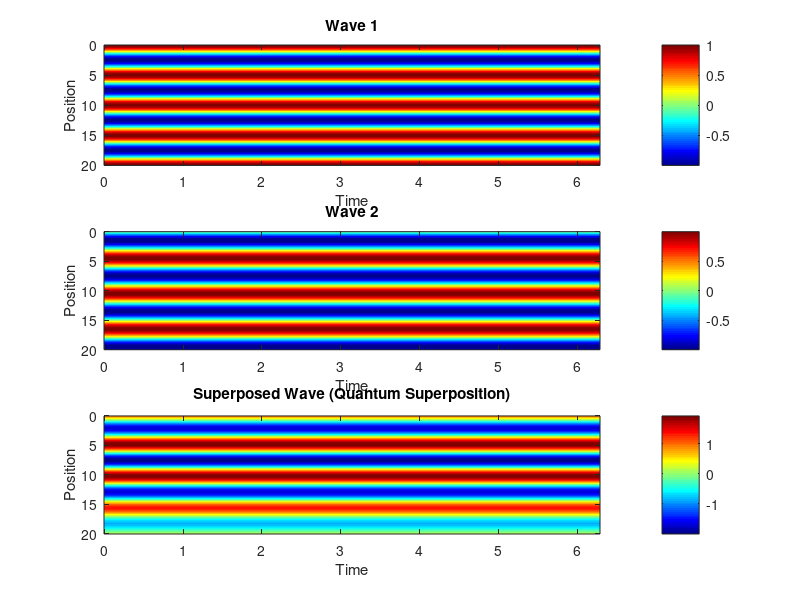

MATLAB code to generate this figure: (Note: this script raises an error after producing the figure.)
% Parameters
A1 = 1; % Amplitude of the first wave
A2 = 1; % Amplitude of the second wave
k1 = 2*pi/5; % Wavenumber of the first wave
k2 = 2*pi/6; % Wavenumber of the second wave
phi1 = 0; % Phase of the first wave
phi2 = pi/2; % Phase of the second wave

% Time and space vectors
t = linspace(0, 2*pi, 1000);
x = linspace(0, 20, 1000);
[T, X] = meshgrid(t, x);

% Calculate individual waves
wave1 = A1 * cos(k1*X + phi1);
wave2 = A2 * cos(k2*X + phi2);

% Superposition of the two waves
superposed_wave = wave1 + wave2;

% Plot the waves and the superposed wave
figure;
subplot(3, 1, 1);
imagesc(t, x, wave1);
colormap('jet');
colorbar;
title('Wave 1');
xlabel('Time');
ylabel('Position');

subplot(3, 1, 2);
imagesc(t, x, wave2);
colormap('jet');
colorbar;
title('Wave 2');
xlabel('Time');
ylabel('Position');

subplot(3, 1, 3);
imagesc(t, x, superposed_wave);
colormap('jet');
colorbar;
title('Superposed Wave (Quantum Superposition)');
xlabel('Time');
ylabel('Position');

% Adjust the layout
tight_layout();
